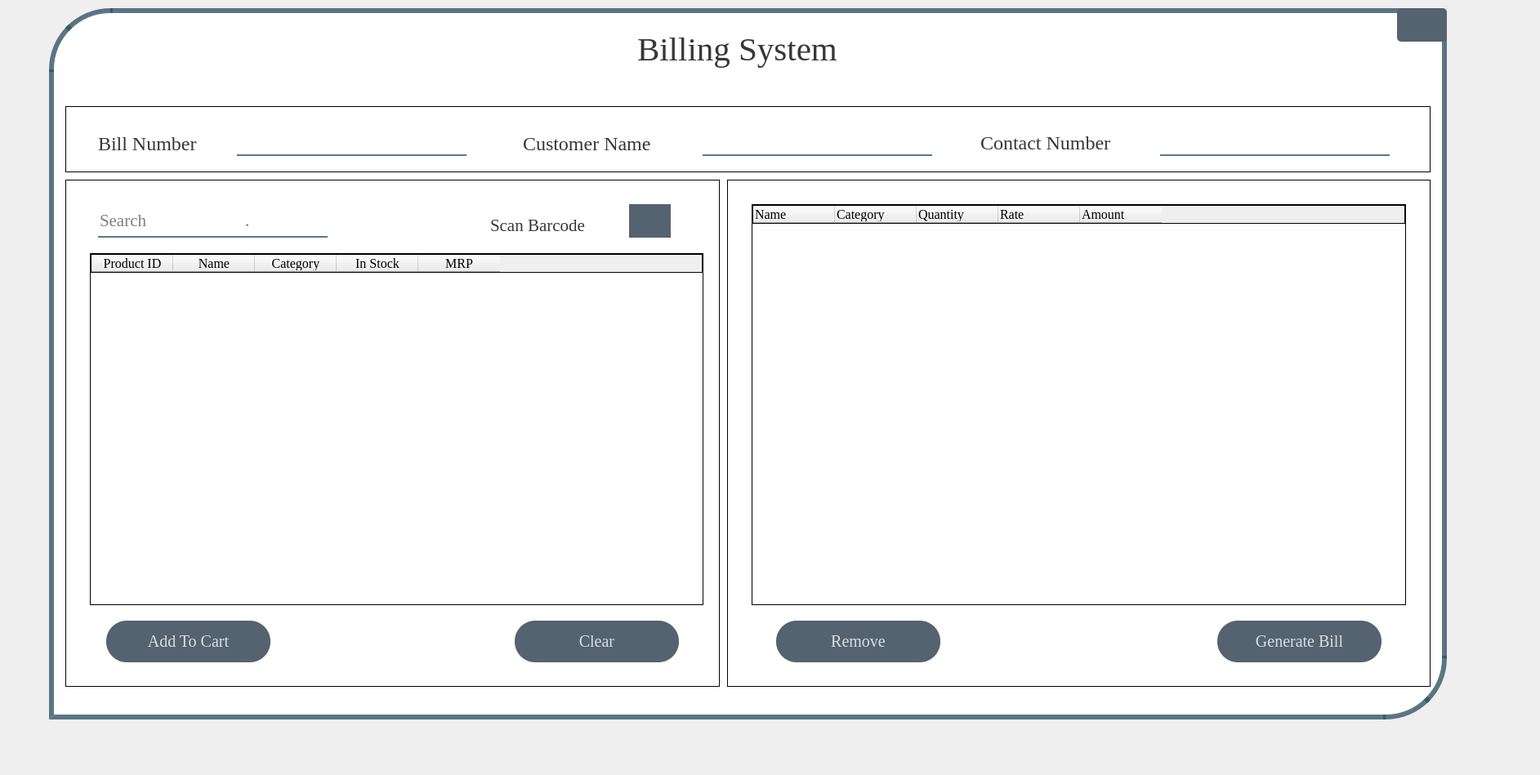
<?xml version="1.0" encoding="UTF-8"?>
<ui version="4.0">
 <class>ManageEmpWindow</class>
 <widget class="QWidget" name="ManageEmpWindow">
  <property name="geometry">
   <rect>
    <x>0</x>
    <y>0</y>
    <width>1885</width>
    <height>949</height>
   </rect>
  </property>
  <property name="windowTitle">
   <string>Form</string>
  </property>
  <property name="styleSheet">
   <string notr="true">QPushButton{
background-color:rgba(85,98,112,255);
color:rgba(255,255,255,200);
border-radius:25px;
}

QPushButton:hover{
background-color:rgba(255,107,107,255);

}

QPushButton:pressed{
padding-left:5px;
padding-top:5px;
background-color:rgba(255,107,107,255):
backgound-position:calc(100% -10px)center:
}

</string>
  </property>
  <widget class="QLabel" name="label">
   <property name="geometry">
    <rect>
     <x>60</x>
     <y>10</y>
     <width>1711</width>
     <height>871</height>
    </rect>
   </property>
   <property name="styleSheet">
    <string notr="true">background-color:rgba(255,255,255,255);
border-bottom-right-radius:75px;
border-top-left-radius:75px;
border-top-right-radius:10px;
border:6px solid rgba(46,82,101,200);












</string>
   </property>
   <property name="text">
    <string/>
   </property>
  </widget>
  <widget class="QPushButton" name="back_btn">
   <property name="geometry">
    <rect>
     <x>1710</x>
     <y>10</y>
     <width>61</width>
     <height>41</height>
    </rect>
   </property>
   <property name="font">
    <font>
     <pointsize>10</pointsize>
     <weight>75</weight>
     <bold>true</bold>
    </font>
   </property>
   <property name="cursor">
    <cursorShape>PointingHandCursor</cursorShape>
   </property>
   <property name="styleSheet">
    <string notr="true">image: url(:/images/back2.png);
border-radius:5px;</string>
   </property>
   <property name="text">
    <string/>
   </property>
  </widget>
  <widget class="QLabel" name="label_3">
   <property name="geometry">
    <rect>
     <x>780</x>
     <y>10</y>
     <width>361</width>
     <height>100</height>
    </rect>
   </property>
   <property name="font">
    <font>
     <family>Times New Roman</family>
     <pointsize>31</pointsize>
     <weight>50</weight>
     <bold>false</bold>
    </font>
   </property>
   <property name="styleSheet">
    <string notr="true">color:rgba(0,0,0,200);
</string>
   </property>
   <property name="text">
    <string>Billing System</string>
   </property>
  </widget>
  <widget class="QLabel" name="label_4">
   <property name="geometry">
    <rect>
     <x>70</x>
     <y>30</y>
     <width>71</width>
     <height>51</height>
    </rect>
   </property>
   <property name="styleSheet">
    <string notr="true">image: url(:/images/profile.png);</string>
   </property>
   <property name="text">
    <string/>
   </property>
  </widget>
  <widget class="QLabel" name="currentEmp_LE">
   <property name="geometry">
    <rect>
     <x>130</x>
     <y>40</y>
     <width>151</width>
     <height>31</height>
    </rect>
   </property>
   <property name="font">
    <font>
     <family>Times New Roman</family>
     <pointsize>14</pointsize>
    </font>
   </property>
   <property name="autoFillBackground">
    <bool>false</bool>
   </property>
   <property name="styleSheet">
    <string notr="true">color:black;</string>
   </property>
   <property name="text">
    <string/>
   </property>
  </widget>
  <widget class="QLabel" name="label_6">
   <property name="geometry">
    <rect>
     <x>80</x>
     <y>130</y>
     <width>1671</width>
     <height>81</height>
    </rect>
   </property>
   <property name="styleSheet">
    <string notr="true"/>
   </property>
   <property name="frameShape">
    <enum>QFrame::Box</enum>
   </property>
   <property name="text">
    <string/>
   </property>
  </widget>
  <widget class="QLabel" name="label_5">
   <property name="geometry">
    <rect>
     <x>120</x>
     <y>150</y>
     <width>151</width>
     <height>51</height>
    </rect>
   </property>
   <property name="font">
    <font>
     <family>Times New Roman</family>
     <pointsize>18</pointsize>
     <weight>50</weight>
     <bold>false</bold>
    </font>
   </property>
   <property name="styleSheet">
    <string notr="true">color:rgba(0,0,0,200);
</string>
   </property>
   <property name="text">
    <string>Bill Number</string>
   </property>
  </widget>
  <widget class="QLineEdit" name="billno_LE">
   <property name="geometry">
    <rect>
     <x>290</x>
     <y>160</y>
     <width>281</width>
     <height>31</height>
    </rect>
   </property>
   <property name="font">
    <font>
     <family>Times New Roman</family>
     <pointsize>15</pointsize>
    </font>
   </property>
   <property name="styleSheet">
    <string notr="true">background-color:rgba(0,0,0,0);
border:none;
border-bottom:2px solid rgba(46,82,101,200);
color:rgba(0,0,0.240);
</string>
   </property>
  </widget>
  <widget class="QLabel" name="label_7">
   <property name="geometry">
    <rect>
     <x>640</x>
     <y>150</y>
     <width>201</width>
     <height>51</height>
    </rect>
   </property>
   <property name="font">
    <font>
     <family>Times New Roman</family>
     <pointsize>18</pointsize>
     <weight>50</weight>
     <bold>false</bold>
    </font>
   </property>
   <property name="styleSheet">
    <string notr="true">color:rgba(0,0,0,200);
</string>
   </property>
   <property name="text">
    <string>Customer Name</string>
   </property>
  </widget>
  <widget class="QLineEdit" name="customername_LE">
   <property name="geometry">
    <rect>
     <x>860</x>
     <y>160</y>
     <width>281</width>
     <height>31</height>
    </rect>
   </property>
   <property name="font">
    <font>
     <family>Times New Roman</family>
     <pointsize>15</pointsize>
    </font>
   </property>
   <property name="styleSheet">
    <string notr="true">background-color:rgba(0,0,0,0);
border:none;
border-bottom:2px solid rgba(46,82,101,200);
color:rgba(0,0,0.240);
</string>
   </property>
  </widget>
  <widget class="QLabel" name="label_8">
   <property name="geometry">
    <rect>
     <x>1200</x>
     <y>149</y>
     <width>201</width>
     <height>51</height>
    </rect>
   </property>
   <property name="font">
    <font>
     <family>Times New Roman</family>
     <pointsize>18</pointsize>
     <weight>50</weight>
     <bold>false</bold>
    </font>
   </property>
   <property name="styleSheet">
    <string notr="true">color:rgba(0,0,0,200);
</string>
   </property>
   <property name="text">
    <string>Contact Number</string>
   </property>
  </widget>
  <widget class="QLineEdit" name="contactnumber_LE">
   <property name="geometry">
    <rect>
     <x>1420</x>
     <y>160</y>
     <width>281</width>
     <height>31</height>
    </rect>
   </property>
   <property name="font">
    <font>
     <family>Times New Roman</family>
     <pointsize>15</pointsize>
    </font>
   </property>
   <property name="styleSheet">
    <string notr="true">background-color:rgba(0,0,0,0);
border:none;
border-bottom:2px solid rgba(46,82,101,200);
color:rgba(0,0,0.240);
</string>
   </property>
  </widget>
  <widget class="QLabel" name="label_9">
   <property name="geometry">
    <rect>
     <x>80</x>
     <y>220</y>
     <width>801</width>
     <height>621</height>
    </rect>
   </property>
   <property name="styleSheet">
    <string notr="true"/>
   </property>
   <property name="frameShape">
    <enum>QFrame::Box</enum>
   </property>
   <property name="text">
    <string/>
   </property>
  </widget>
  <widget class="QLabel" name="label_10">
   <property name="geometry">
    <rect>
     <x>890</x>
     <y>220</y>
     <width>861</width>
     <height>621</height>
    </rect>
   </property>
   <property name="styleSheet">
    <string notr="true"/>
   </property>
   <property name="frameShape">
    <enum>QFrame::Box</enum>
   </property>
   <property name="text">
    <string/>
   </property>
  </widget>
  <widget class="QLineEdit" name="search_LE">
   <property name="geometry">
    <rect>
     <x>120</x>
     <y>240</y>
     <width>281</width>
     <height>51</height>
    </rect>
   </property>
   <property name="font">
    <font>
     <family>Times New Roman</family>
     <pointsize>16</pointsize>
    </font>
   </property>
   <property name="styleSheet">
    <string notr="true">background-color:rgba(0,0,0,0);
border:none;
padding-bottom: -10px;
border-bottom:2px solid rgba(46,82,101,200);
color:black;

</string>
   </property>
   <property name="text">
    <string/>
   </property>
   <property name="placeholderText">
    <string>Search                       </string>
   </property>
  </widget>
  <widget class="QTableWidget" name="producttable">
   <property name="geometry">
    <rect>
     <x>110</x>
     <y>310</y>
     <width>751</width>
     <height>431</height>
    </rect>
   </property>
   <property name="focusPolicy">
    <enum>Qt::StrongFocus</enum>
   </property>
   <property name="styleSheet">
    <string notr="true">border: 1px solid black;


</string>
   </property>
   <property name="frameShape">
    <enum>QFrame::Box</enum>
   </property>
   <property name="editTriggers">
    <set>QAbstractItemView::NoEditTriggers</set>
   </property>
   <property name="alternatingRowColors">
    <bool>false</bool>
   </property>
   <property name="selectionMode">
    <enum>QAbstractItemView::SingleSelection</enum>
   </property>
   <property name="selectionBehavior">
    <enum>QAbstractItemView::SelectRows</enum>
   </property>
   <property name="gridStyle">
    <enum>Qt::SolidLine</enum>
   </property>
   <property name="sortingEnabled">
    <bool>true</bool>
   </property>
   <column>
    <property name="text">
     <string>Product ID</string>
    </property>
    <property name="font">
     <font>
      <family>Times New Roman</family>
      <pointsize>12</pointsize>
     </font>
    </property>
   </column>
   <column>
    <property name="text">
     <string>Name</string>
    </property>
    <property name="font">
     <font>
      <family>Times New Roman</family>
      <pointsize>12</pointsize>
     </font>
    </property>
   </column>
   <column>
    <property name="text">
     <string>Category</string>
    </property>
    <property name="font">
     <font>
      <family>Times New Roman</family>
      <pointsize>12</pointsize>
     </font>
    </property>
   </column>
   <column>
    <property name="text">
     <string>In Stock</string>
    </property>
    <property name="font">
     <font>
      <family>Times New Roman</family>
      <pointsize>12</pointsize>
     </font>
    </property>
   </column>
   <column>
    <property name="text">
     <string>MRP</string>
    </property>
    <property name="font">
     <font>
      <family>Times New Roman</family>
      <pointsize>12</pointsize>
     </font>
    </property>
   </column>
  </widget>
  <widget class="QPushButton" name="barcode_btn">
   <property name="geometry">
    <rect>
     <x>770</x>
     <y>250</y>
     <width>51</width>
     <height>41</height>
    </rect>
   </property>
   <property name="font">
    <font>
     <family>Times New Roman</family>
     <pointsize>15</pointsize>
     <weight>50</weight>
     <bold>false</bold>
    </font>
   </property>
   <property name="cursor">
    <cursorShape>PointingHandCursor</cursorShape>
   </property>
   <property name="layoutDirection">
    <enum>Qt::RightToLeft</enum>
   </property>
   <property name="styleSheet">
    <string notr="true">text-align: left;
image: url(:/images/bar_code.png);
</string>
   </property>
   <property name="text">
    <string/>
   </property>
  </widget>
  <widget class="QLabel" name="label_11">
   <property name="geometry">
    <rect>
     <x>600</x>
     <y>240</y>
     <width>161</width>
     <height>71</height>
    </rect>
   </property>
   <property name="font">
    <font>
     <family>Times New Roman</family>
     <pointsize>16</pointsize>
     <weight>50</weight>
     <bold>false</bold>
    </font>
   </property>
   <property name="styleSheet">
    <string notr="true">color:rgba(0,0,0,200);
</string>
   </property>
   <property name="text">
    <string>Scan Barcode</string>
   </property>
  </widget>
  <widget class="QPushButton" name="addtocart_btn">
   <property name="geometry">
    <rect>
     <x>130</x>
     <y>760</y>
     <width>201</width>
     <height>51</height>
    </rect>
   </property>
   <property name="font">
    <font>
     <family>Times New Roman</family>
     <pointsize>15</pointsize>
     <weight>50</weight>
     <bold>false</bold>
    </font>
   </property>
   <property name="cursor">
    <cursorShape>PointingHandCursor</cursorShape>
   </property>
   <property name="layoutDirection">
    <enum>Qt::RightToLeft</enum>
   </property>
   <property name="styleSheet">
    <string notr="true"/>
   </property>
   <property name="text">
    <string>Add To Cart</string>
   </property>
  </widget>
  <widget class="QPushButton" name="clear_btn">
   <property name="geometry">
    <rect>
     <x>630</x>
     <y>760</y>
     <width>201</width>
     <height>51</height>
    </rect>
   </property>
   <property name="font">
    <font>
     <family>Times New Roman</family>
     <pointsize>15</pointsize>
     <weight>50</weight>
     <bold>false</bold>
    </font>
   </property>
   <property name="cursor">
    <cursorShape>PointingHandCursor</cursorShape>
   </property>
   <property name="layoutDirection">
    <enum>Qt::RightToLeft</enum>
   </property>
   <property name="styleSheet">
    <string notr="true"/>
   </property>
   <property name="text">
    <string>Clear</string>
   </property>
  </widget>
  <widget class="QTableWidget" name="carttable">
   <property name="geometry">
    <rect>
     <x>920</x>
     <y>250</y>
     <width>801</width>
     <height>491</height>
    </rect>
   </property>
   <property name="focusPolicy">
    <enum>Qt::StrongFocus</enum>
   </property>
   <property name="styleSheet">
    <string notr="true">border: 1px solid black;


</string>
   </property>
   <property name="frameShape">
    <enum>QFrame::Box</enum>
   </property>
   <property name="editTriggers">
    <set>QAbstractItemView::NoEditTriggers</set>
   </property>
   <property name="alternatingRowColors">
    <bool>false</bool>
   </property>
   <property name="selectionMode">
    <enum>QAbstractItemView::SingleSelection</enum>
   </property>
   <property name="selectionBehavior">
    <enum>QAbstractItemView::SelectRows</enum>
   </property>
   <property name="showGrid">
    <bool>false</bool>
   </property>
   <property name="gridStyle">
    <enum>Qt::SolidLine</enum>
   </property>
   <property name="sortingEnabled">
    <bool>true</bool>
   </property>
   <attribute name="verticalHeaderVisible">
    <bool>false</bool>
   </attribute>
   <column>
    <property name="text">
     <string>Name</string>
    </property>
    <property name="font">
     <font>
      <family>Times New Roman</family>
      <pointsize>12</pointsize>
     </font>
    </property>
    <property name="textAlignment">
     <set>AlignLeading|AlignVCenter</set>
    </property>
   </column>
   <column>
    <property name="text">
     <string>Category</string>
    </property>
    <property name="font">
     <font>
      <family>Times New Roman</family>
      <pointsize>12</pointsize>
     </font>
    </property>
    <property name="textAlignment">
     <set>AlignLeading|AlignVCenter</set>
    </property>
   </column>
   <column>
    <property name="text">
     <string>Quantity</string>
    </property>
    <property name="font">
     <font>
      <family>Times New Roman</family>
      <pointsize>12</pointsize>
     </font>
    </property>
    <property name="textAlignment">
     <set>AlignLeading|AlignVCenter</set>
    </property>
   </column>
   <column>
    <property name="text">
     <string>Rate</string>
    </property>
    <property name="font">
     <font>
      <family>Times New Roman</family>
      <pointsize>12</pointsize>
     </font>
    </property>
    <property name="textAlignment">
     <set>AlignLeading|AlignVCenter</set>
    </property>
   </column>
   <column>
    <property name="text">
     <string>Amount</string>
    </property>
    <property name="font">
     <font>
      <family>Times New Roman</family>
      <pointsize>12</pointsize>
     </font>
    </property>
    <property name="textAlignment">
     <set>AlignLeading|AlignVCenter</set>
    </property>
   </column>
  </widget>
  <widget class="QPushButton" name="remove_btn">
   <property name="geometry">
    <rect>
     <x>950</x>
     <y>760</y>
     <width>201</width>
     <height>51</height>
    </rect>
   </property>
   <property name="font">
    <font>
     <family>Times New Roman</family>
     <pointsize>15</pointsize>
     <weight>50</weight>
     <bold>false</bold>
    </font>
   </property>
   <property name="cursor">
    <cursorShape>PointingHandCursor</cursorShape>
   </property>
   <property name="layoutDirection">
    <enum>Qt::RightToLeft</enum>
   </property>
   <property name="styleSheet">
    <string notr="true"/>
   </property>
   <property name="text">
    <string>Remove</string>
   </property>
  </widget>
  <widget class="QPushButton" name="generatebill_btn">
   <property name="geometry">
    <rect>
     <x>1490</x>
     <y>760</y>
     <width>201</width>
     <height>51</height>
    </rect>
   </property>
   <property name="font">
    <font>
     <family>Times New Roman</family>
     <pointsize>15</pointsize>
     <weight>50</weight>
     <bold>false</bold>
    </font>
   </property>
   <property name="cursor">
    <cursorShape>PointingHandCursor</cursorShape>
   </property>
   <property name="layoutDirection">
    <enum>Qt::RightToLeft</enum>
   </property>
   <property name="styleSheet">
    <string notr="true"/>
   </property>
   <property name="text">
    <string>Generate Bill</string>
   </property>
  </widget>
  <widget class="QLabel" name="errorlabel1">
   <property name="geometry">
    <rect>
     <x>340</x>
     <y>760</y>
     <width>281</width>
     <height>51</height>
    </rect>
   </property>
   <property name="font">
    <font>
     <family>Times New Roman</family>
     <pointsize>18</pointsize>
     <weight>50</weight>
     <italic>false</italic>
     <bold>false</bold>
     <underline>false</underline>
     <strikeout>false</strikeout>
    </font>
   </property>
   <property name="styleSheet">
    <string notr="true">color: #6B6B6B;</string>
   </property>
   <property name="text">
    <string/>
   </property>
   <property name="alignment">
    <set>Qt::AlignCenter</set>
   </property>
   <property name="wordWrap">
    <bool>false</bool>
   </property>
  </widget>
  <widget class="QLabel" name="errorlabel2">
   <property name="geometry">
    <rect>
     <x>1160</x>
     <y>760</y>
     <width>321</width>
     <height>51</height>
    </rect>
   </property>
   <property name="font">
    <font>
     <family>Times New Roman</family>
     <pointsize>18</pointsize>
     <weight>50</weight>
     <italic>false</italic>
     <bold>false</bold>
     <underline>false</underline>
     <strikeout>false</strikeout>
    </font>
   </property>
   <property name="styleSheet">
    <string notr="true">color: #6B6B6B;</string>
   </property>
   <property name="text">
    <string/>
   </property>
   <property name="alignment">
    <set>Qt::AlignCenter</set>
   </property>
   <property name="wordWrap">
    <bool>false</bool>
   </property>
  </widget>
  <widget class="QLabel" name="day">
   <property name="geometry">
    <rect>
     <x>1540</x>
     <y>10</y>
     <width>141</width>
     <height>41</height>
    </rect>
   </property>
   <property name="font">
    <font>
     <family>Kozuka Mincho Pro M</family>
     <pointsize>14</pointsize>
    </font>
   </property>
   <property name="text">
    <string/>
   </property>
  </widget>
  <widget class="QLabel" name="time">
   <property name="geometry">
    <rect>
     <x>1540</x>
     <y>40</y>
     <width>151</width>
     <height>41</height>
    </rect>
   </property>
   <property name="font">
    <font>
     <family>Kozuka Mincho Pro M</family>
     <pointsize>13</pointsize>
     <weight>50</weight>
     <bold>false</bold>
    </font>
   </property>
   <property name="text">
    <string/>
   </property>
  </widget>
 </widget>
 <resources>
  <include location="res.qrc"/>
 </resources>
 <connections/>
</ui>
